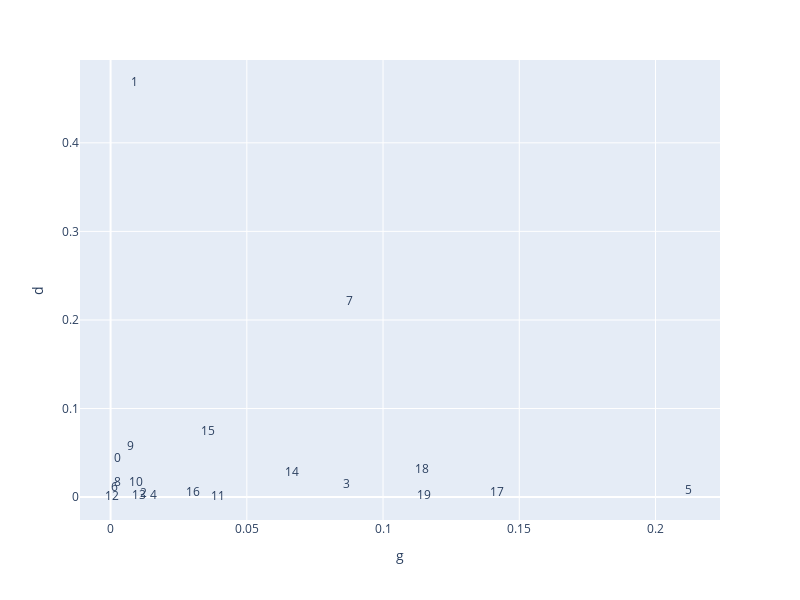

The notebook cell saved with this chart:
### Code cell
MC.show_label_comparison_plot('genre_id','g','d')

### Figure 1 — Plotly figure (JSON) as saved in the notebook; plotly's stock layout.template omitted (floating-point values rounded to 4 significant figures)
{"data": [{"hovertemplate": "<b>%{hovertext}</b><br><br>g=%{x}<br>d=%{y}<br>topic_id=%{text}<extra></extra>", "hovertext": ["00 lady time house way birthday man father", "01 man time room yes way door sir", "02 sea rocks time day man way letter", "03 night time door room way day things", "04 man heart creator rage creature brother companion", "05 heart eyes time hand moment night voice", "06 body corpse evidence murder river period water", "07 time house way room man day mind", "08 voice house door head room man words", "09 moor man night hound death house eyes", "10 room time hand house night opium case", "11 son man castle father thou lord youth", "12 ebony panes prince clock carpet princes mask", "13 tm work works terms agreement donations copyright", "14 men time party way light night man", "15 man hand time face day night room", "16 room door bed chamber rooms lamp apartment", "17 castle night mind chamber door voice room", "18 man time father brother day men way", "19 chateau mind tears woods evening heart countenance"], "legendgroup": "", "marker": {"color": "#636efa", "symbol": "circle"}, "mode": "text", "name": "", "orientation": "v", "showlegend": false, "text": [0, 1, 2, 3, 4, 5, 6, 7, 8, 9, 10, 11, 12, 13, 14, 15, 16, 17, 18, 19], "type": "scatter", "x": [0.002378, 0.008593, 0.01199, 0.08667, 0.01565, 0.2119, 0.001531, 0.08766, 0.002464, 0.007322, 0.009291, 0.03933, 0.0005179, 0.01056, 0.06652, 0.03584, 0.03034, 0.142, 0.1143, 0.1152], "xaxis": "x", "y": [0.04354, 0.4676, 0.003621, 0.01378, 0.0007453, 0.007177, 0.0108, 0.2208, 0.01625, 0.05646, 0.01628, 0.0005439, 0.0001064, 0.0008486, 0.02722, 0.07378, 0.004643, 0.004452, 0.03059, 0.0007874], "yaxis": "y"}], "layout": {"height": 600, "legend": {"tracegroupgap": 0}, "margin": {"t": 60}, "width": 800, "xaxis": {"anchor": "y", "autorange": true, "domain": [0, 1], "range": [-0.01123, 0.2237], "title": {"text": "g"}, "type": "linear"}, "yaxis": {"anchor": "x", "autorange": true, "domain": [0, 1], "range": [-0.02586, 0.4935], "title": {"text": "d"}, "type": "linear"}}}
